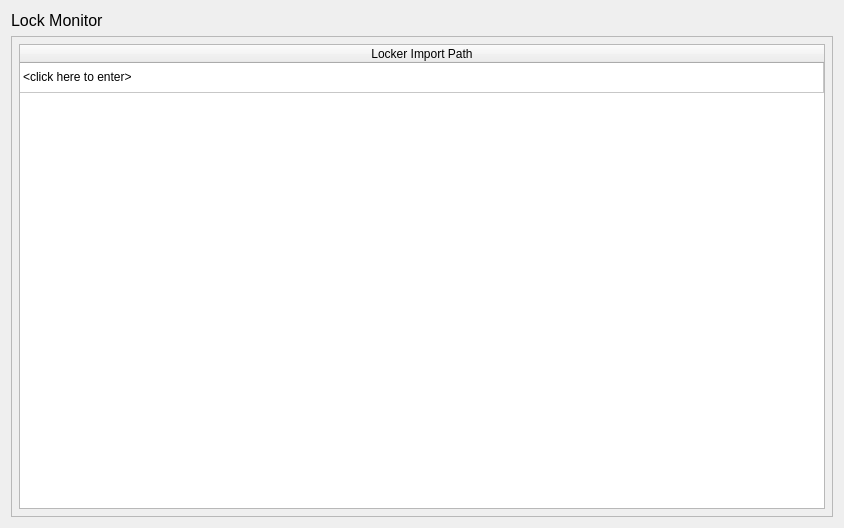
<?xml version="1.0" encoding="UTF-8"?>
<ui version="4.0">
 <class>Form</class>
 <widget class="QWidget" name="Form">
  <property name="geometry">
   <rect>
    <x>0</x>
    <y>0</y>
    <width>844</width>
    <height>528</height>
   </rect>
  </property>
  <property name="windowTitle">
   <string>Form</string>
  </property>
  <layout class="QVBoxLayout" name="verticalLayout">
   <item>
    <widget class="QLabel" name="label_2">
     <property name="font">
      <font>
       <pointsize>12</pointsize>
      </font>
     </property>
     <property name="text">
      <string>Lock Monitor</string>
     </property>
    </widget>
   </item>
   <item>
    <widget class="QScrollArea" name="scrollArea">
     <property name="widgetResizable">
      <bool>true</bool>
     </property>
     <widget class="QWidget" name="scrollAreaWidgetContents">
      <property name="geometry">
       <rect>
        <x>0</x>
        <y>0</y>
        <width>824</width>
        <height>483</height>
       </rect>
      </property>
      <layout class="QVBoxLayout" name="verticalLayout_3">
       <property name="leftMargin">
        <number>0</number>
       </property>
       <property name="topMargin">
        <number>0</number>
       </property>
       <property name="rightMargin">
        <number>0</number>
       </property>
       <property name="bottomMargin">
        <number>0</number>
       </property>
       <item>
        <layout class="QFormLayout" name="formLayout">
         <property name="leftMargin">
          <number>7</number>
         </property>
         <property name="topMargin">
          <number>7</number>
         </property>
         <property name="rightMargin">
          <number>7</number>
         </property>
         <property name="bottomMargin">
          <number>7</number>
         </property>
         <item row="0" column="0" colspan="2">
          <widget class="QTableWidget" name="tableWidget">
           <property name="autoFillBackground">
            <bool>false</bool>
           </property>
           <property name="sortingEnabled">
            <bool>true</bool>
           </property>
           <property name="rowCount">
            <number>1</number>
           </property>
           <attribute name="horizontalHeaderVisible">
            <bool>true</bool>
           </attribute>
           <attribute name="horizontalHeaderDefaultSectionSize">
            <number>100</number>
           </attribute>
           <attribute name="horizontalHeaderShowSortIndicator" stdset="0">
            <bool>false</bool>
           </attribute>
           <attribute name="horizontalHeaderStretchLastSection">
            <bool>true</bool>
           </attribute>
           <attribute name="verticalHeaderVisible">
            <bool>false</bool>
           </attribute>
           <row/>
           <column>
            <property name="text">
             <string>Locker Import Path</string>
            </property>
           </column>
           <item row="0" column="0">
            <property name="text">
             <string>&lt;click here to enter&gt;</string>
            </property>
           </item>
          </widget>
         </item>
        </layout>
       </item>
      </layout>
     </widget>
    </widget>
   </item>
  </layout>
 </widget>
 <resources/>
 <connections/>
</ui>
